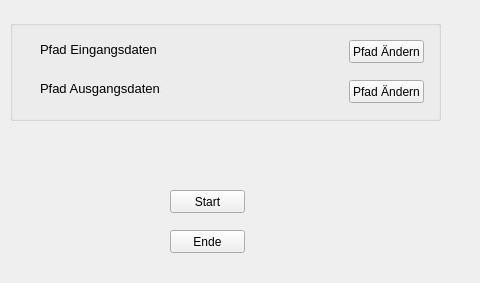
<?xml version="1.0" encoding="UTF-8"?>
<ui version="4.0">
 <class>Main_Window</class>
 <widget class="QMainWindow" name="Main_Window">
  <property name="windowModality">
   <enum>Qt::WindowModal</enum>
  </property>
  <property name="geometry">
   <rect>
    <x>0</x>
    <y>0</y>
    <width>480</width>
    <height>283</height>
   </rect>
  </property>
  <property name="windowTitle">
   <string>DKM Programm</string>
  </property>
  <widget class="QWidget" name="centralwidget">
   <widget class="QPushButton" name="btnEnd">
    <property name="geometry">
     <rect>
      <x>170</x>
      <y>230</y>
      <width>75</width>
      <height>23</height>
     </rect>
    </property>
    <property name="text">
     <string>Ende</string>
    </property>
   </widget>
   <widget class="QPushButton" name="btnStart">
    <property name="geometry">
     <rect>
      <x>170</x>
      <y>190</y>
      <width>75</width>
      <height>23</height>
     </rect>
    </property>
    <property name="text">
     <string>Start</string>
    </property>
   </widget>
   <widget class="QGroupBox" name="groupBox">
    <property name="geometry">
     <rect>
      <x>10</x>
      <y>20</y>
      <width>431</width>
      <height>101</height>
     </rect>
    </property>
    <property name="title">
     <string/>
    </property>
    <widget class="QPushButton" name="ButtonPathEin">
     <property name="geometry">
      <rect>
       <x>339</x>
       <y>20</y>
       <width>75</width>
       <height>23</height>
      </rect>
     </property>
     <property name="text">
      <string>Pfad Ändern</string>
     </property>
    </widget>
    <widget class="QLabel" name="lblPathEin">
     <property name="geometry">
      <rect>
       <x>30</x>
       <y>21</y>
       <width>117</width>
       <height>16</height>
      </rect>
     </property>
     <property name="font">
      <font>
       <pointsize>10</pointsize>
      </font>
     </property>
     <property name="text">
      <string>Pfad Eingangsdaten:</string>
     </property>
    </widget>
    <widget class="QPushButton" name="ButtonPathAus">
     <property name="geometry">
      <rect>
       <x>339</x>
       <y>60</y>
       <width>75</width>
       <height>23</height>
      </rect>
     </property>
     <property name="text">
      <string>Pfad Ändern</string>
     </property>
    </widget>
    <widget class="QLabel" name="lblPathAus">
     <property name="geometry">
      <rect>
       <x>30</x>
       <y>60</y>
       <width>121</width>
       <height>16</height>
      </rect>
     </property>
     <property name="font">
      <font>
       <pointsize>10</pointsize>
      </font>
     </property>
     <property name="text">
      <string>Pfad Ausgangsdaten:</string>
     </property>
    </widget>
   </widget>
   <zorder>groupBox</zorder>
   <zorder>btnEnd</zorder>
   <zorder>btnStart</zorder>
  </widget>
 </widget>
 <resources/>
 <connections/>
</ui>
